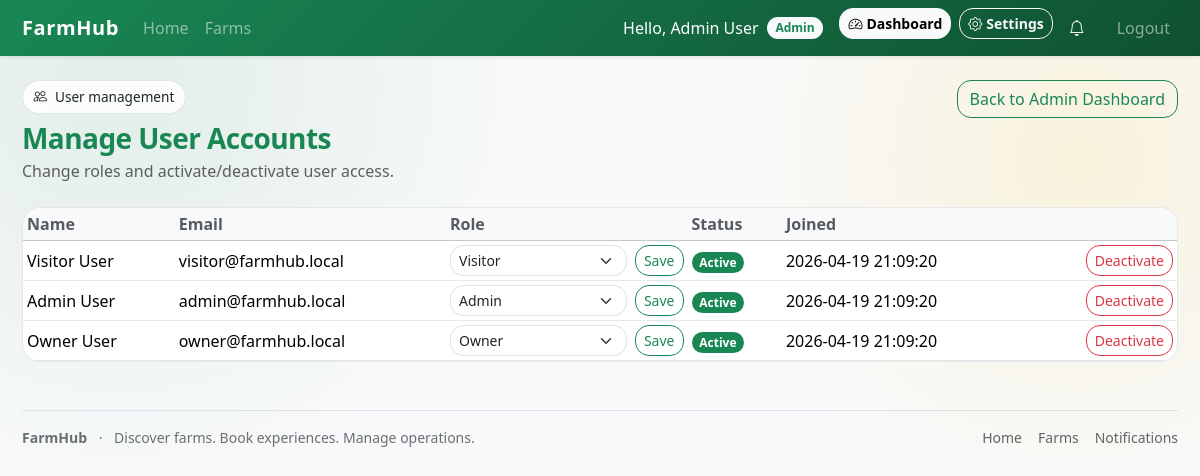
Screenshot of /public/admin/users (signed in) with the database file from the repository.
### tables this page shows
CREATE TABLE IF NOT EXISTS users (
  id INT UNSIGNED AUTO_INCREMENT PRIMARY KEY,
  name VARCHAR(100) NOT NULL,
  email VARCHAR(191) NOT NULL UNIQUE,
  password VARCHAR(255) NOT NULL,
  role_id INT UNSIGNED NOT NULL DEFAULT 1,
  is_active TINYINT(1) NOT NULL DEFAULT 1,
  created_at TIMESTAMP NOT NULL DEFAULT CURRENT_TIMESTAMP
);

### app/controllers/AdminUserController.php (called while the page is built, shortened)
<?php
class AdminUserController extends BaseController
{
    public function index(): void
    {
        $userModel = new User();
        $users = $userModel->getAllWithRoles();
        $this->view('admin/users/index', ['users' => $users]);
    }
}

### core/Router.php (called while the page is built, shortened)
<?php
class Router
{
    private array $routes = [
        'GET' => [],
        'POST' => [],
    ];
    public function get(string $path, string $handler): void
    {
        $this->routes['GET'][$this->normalize($path)] = $handler;
    }
    public function post(string $path, string $handler): void
    {
        $this->routes['POST'][$this->normalize($path)] = $handler;
    }
    public function dispatch(string $uri, string $method): void
    {
        $rawPath = parse_url($uri, PHP_URL_PATH) ?? '/';
        $publicPos = strrpos($rawPath, '/public');
        if ($publicPos !== false) {
            $path = substr($rawPath, $publicPos + strlen('/public'));
        } else {
            $path = $rawPath;
        }
        $path = $this->normalize($path);
        $method = strtoupper($method);
        $handler = $this->routes[$method][$path] ?? null;
        [$controllerName, $action] = explode('@', $handler);
        $controller = new $controllerClass();
        $controller->$action();
    }
    private function normalize(string $path): string
    {
        $path = rtrim($path, '/');
        return $path === '' ? '/' : $path;
    }
}

### public/index.php (called while the page is built, shortened)
<?php
require_once dirname(__DIR__) . '/core/bootstrap.php';
$router = new Router();
$router->get('/', 'HomeController@index');
$router->get('/farms', 'FarmController@index');
$router->get('/farm/view', 'FarmController@show');
$router->post('/search/farms', 'FarmController@search');
$router->post('/favorite/toggle', 'FarmController@toggleFavorite');
$router->get('/visitor/favorites', 'FarmController@favorites');
$router->post('/review/submit', 'FarmController@submitReview');
$router->post('/review/delete', 'FarmController@deleteReview');
$router->post('/review/reply', 'FarmController@ownerReplyReview');
$router->post('/review/reply-delete', 'FarmController@ownerDeleteReply');
$router->post('/review/admin-delete', 'FarmController@adminDeleteReview');
$router->get('/login', 'AuthController@showLogin');
$router->post('/login', 'AuthController@login');
$router->get('/register', 'AuthController@showRegister');
$router->post('/register', 'AuthController@register');
$router->get('/logout', 'AuthController@logout');
$router->get('/booking/availability', 'BookingController@availability');
$router->post('/booking/create', 'BookingController@create');
$router->post('/booking/update-status', 'BookingController@updateStatus');
$router->post('/booking/cancel', 'BookingController@cancel');
$router->get('/dashboard/owner', 'OwnerDashboardController@index');
$router->get('/dashboard/owner/bookings', 'OwnerDashboardController@bookings');
$router->get('/dashboard/admin', 'AdminDashboardController@index');
$router->get('/dashboard/visitor', 'VisitorDashboardController@index');
$router->get('/visitor/bookings', 'VisitorDashboardController@bookings');
$router->get('/owner/farms', 'OwnerFarmController@index');
$router->get('/owner/farm/create', 'OwnerFarmController@create');
$router->post('/owner/farm/store', 'OwnerFarmController@store');
$router->get('/owner/farm/edit', 'OwnerFarmController@edit');
$router->post('/owner/farm/update', 'OwnerFarmController@update');
$router->post('/owner/farm/delete', 'OwnerFarmController@delete');
$router->post('/owner/farm/image/delete', 'OwnerFarmController@deleteImage');
$router->get('/owner/farm/activities', 'OwnerActivityController@index');
$router->get('/owner/farm/activity/create', 'OwnerActivityController@create');
$router->post('/owner/farm/activity/store', 'OwnerActivityController@store');
$router->get('/owner/farm/activity/edit', 'OwnerActivityController@edit');
$router->post('/owner/farm/activity/update', 'OwnerActivityController@update');
$router->post('/owner/farm/activity/delete', 'OwnerActivityController@delete');
$router->get('/owner/farm/schedules', 'OwnerScheduleController@index');
$router->get('/owner/farm/schedule/create', 'OwnerScheduleController@create');
$router->post('/owner/farm/schedule/store', 'OwnerScheduleController@store');
$router->get('/owner/farm/schedule/edit', 'OwnerScheduleController@edit');
$router->post('/owner/farm/schedule/update', 'OwnerScheduleController@update');
$router->post('/owner/farm/schedule/delete', 'OwnerScheduleController@delete');
$router->get('/notifications', 'NotificationController@index');
$router->post('/notifications/mark-read', 'NotificationController@markRead');
$router->get('/notifications/unread-count', 'NotificationController@unreadCount');
$router->get('/settings', 'SettingsController@index');
$router->post('/settings', 'SettingsController@update');
$router->get('/admin/farms', 'AdminFarmController@index');
$router->post('/admin/farms/update-status', 'AdminFarmController@updateStatus');
$router->get('/admin/users', 'AdminUserController@index');
$router->post('/admin/users/update-role', 'AdminUserController@updateRole');
$router->post('/admin/users/toggle-status', 'AdminUserController@toggleStatus');
$router->get('/admin/reports', 'AdminReportController@index');
$router->post('/admin/reports/generate', 'AdminReportController@generate');
$router->get('/admin/activity', 'AdminActivityController@index');
$router->get('/admin/alerts', 'AdminAlertController@index');
$router->dispatch($_SERVER['REQUEST_URI'], $_SERVER['REQUEST_METHOD']);

### core/helpers.php (called while the page is built, shortened)
<?php
function base_url(string $path = ''): string
{
    $scheme = (!empty($_SERVER['HTTPS']) && $_SERVER['HTTPS'] !== 'off') ? 'https' : 'http';
    $host = $_SERVER['HTTP_HOST'] ?? 'localhost';
    $base = rtrim(str_replace('/public', '', dirname($_SERVER['SCRIPT_NAME'] ?? '')), '/');
    return $scheme . '://' . $host . $base . '/public' . ($path ? '/' . ltrim($path, '/') : '');
}
function e(string $value): string
{
    return htmlspecialchars($value, ENT_QUOTES, 'UTF-8');
}

### core/bootstrap.php (called while the page is built, shortened)
<?php
spl_autoload_register(function (string $class): void {
    $prefixes = [
        'Core\\' => dirname(__DIR__) . '/core/',
        'Controllers\\' => dirname(__DIR__) . '/app/controllers/',
        'Models\\' => dirname(__DIR__) . '/app/models/',
    ];
    foreach ($prefixes as $prefix => $baseDir) {
        $len = strlen($prefix);
        if (strncmp($class, $prefix, $len) !== 0) {
            continue;
        }
        $relativeClass = substr($class, $len);
        $file = $baseDir . str_replace('\\', '/', $relativeClass) . '.php';
        if (file_exists($file)) {
            return;
        }
    }
});
require_once dirname(__DIR__) . '/core/helpers.php';

### config/database.php (called while the page is built, shortened)
<?php
return [
    'host' => 'localhost',
    'dbname' => 'farmhub',
    'user' => 'root',
    'password' => '',
];

### core/Database.php (called while the page is built, shortened)
<?php
class Database
{
    private static ?PDO $instance = null;
    public static function getInstance(): PDO
    {
        if (self::$instance === null) {
            $config = require dirname(__DIR__) . '/config/database.php';
            $dsn = sprintf(
                'mysql:host=%s;dbname=%s;charset=utf8mb4',
                $config['host'],
                $config['dbname']
            );
            try {
                self::$instance = new PDO($dsn, $config['user'], $config['password'], [
                    PDO::ATTR_ERRMODE => PDO::ERRMODE_EXCEPTION,
                    PDO::ATTR_DEFAULT_FETCH_MODE => PDO::FETCH_ASSOC,
                    PDO::ATTR_EMULATE_PREPARES => false,
                ]);
            } catch (PDOException $e) {
                error_log('Database connection error: ' . $e->getMessage());
                http_response_code(500);
                echo 'Database connection error.';
                exit;
            }
        }
        return self::$instance;
    }
}

### core/BaseModel.php (called while the page is built, shortened)
<?php
abstract class BaseModel
{
    public function __construct()
    {
        $this->db = Database::getInstance();
    }
}

### app/models/User.php (called while the page is built, shortened)
<?php
class User extends BaseModel
{
    private function hasIsActiveColumn(): bool
    {
        $stmt = $this->db->prepare("SHOW COLUMNS FROM users LIKE 'is_active'");
        $stmt->execute();
        $row = $stmt->fetch(PDO::FETCH_ASSOC);
        $this->hasIsActiveColumn = (bool)$row;
        return $this->hasIsActiveColumn;
    }
    public function getAllWithRoles(): array
    {
        if ($this->hasIsActiveColumn()) {
            $stmt = $this->db->query(
                'SELECT u.id, u.name, u.email, u.is_active, u.created_at, r.name AS role
                 FROM users u
                 JOIN roles r ON u.role_id = r.id
                 ORDER BY u.created_at DESC'
            );
        }
        return $stmt->fetchAll(PDO::FETCH_ASSOC);
    }
}

### app/views/admin/users/index.php (the view, shortened to what this page needs)
<div class="d-flex justify-content-between align-items-start flex-wrap gap-3 mb-4">
    <div>
        <div class="fh-chip d-inline-flex align-items-center gap-2 mb-2">
            <i class="bi bi-people"></i>
            <span>User management</span>
        </div>
        <h1 class="h3 fw-bold text-success fh-section-title mb-1">Manage User Accounts</h1>
        <p class="fh-muted mb-0">Change roles and activate/deactivate user access.</p>
    </div>
    <a class="btn btn-outline-success" href="<?= e(base_url('dashboard/admin')) ?>">Back to Admin Dashboard</a>
</div>
<?php if (!empty($users)): ?>
    <div class="table-responsive">
        <table class="table table-sm align-middle mb-0">
            <thead class="table-light">
            <tr>
                <th>Name</th>
                <th>Email</th>
                <th>Role</th>
                <th>Status</th>
                <th>Joined</th>
                <th></th>
            </tr>
            </thead>
            <tbody>
            <?php foreach ($users as $u): ?>
                <?php $isActive = ((int)$u['is_active'] === 1); ?>
                <tr>
                    <td><?= e((string)$u['name']) ?></td>
                    <td><?= e((string)$u['email']) ?></td>
                    <td>
                        <form method="post" action="<?= e(base_url('admin/users/update-role')) ?>" class="d-flex gap-2">
                            <select name="role" class="form-select form-select-sm">
                                <?php foreach (['visitor', 'owner', 'admin'] as $role): ?>
                                    <option value="<?= e($role) ?>" <?= $u['role'] === $role ? 'selected' : '' ?>>
                                        <?= e(ucfirst($role)) ?>
                                    </option>
                                <?php endforeach; ?>
                            </select>
                            <button type="submit" class="btn btn-outline-success btn-sm">Save</button>
                        </form>
                    </td>
                    <td>
                        <?php if ($isActive): ?>
                            <span class="badge text-bg-success">Active</span>
                        <?php else: ?>
                            <span class="badge text-bg-secondary">Inactive</span>
                        <?php endif; ?>
                    </td>
                    <td><?= e((string)$u['created_at']) ?></td>
                    <td class="text-end">
                        <form method="post" action="<?= e(base_url('admin/users/toggle-status')) ?>">
                            <button class="btn btn-sm <?= $isActive ? 'btn-outline-danger' : 'btn-outline-primary' ?>" type="submit">
                                <?= $isActive ? 'Deactivate' : 'Activate' ?>
                            </button>
                        </form>
                    </td>
                </tr>
            <?php endforeach; ?>
            </tbody>
        </table>
    </div>
<?php else: ?>
    <div class="fh-card-soft p-4">No users found.</div>
<?php endif; ?>

### rows the page displays
users: name "Visitor User", email "visitor@farmhub.local", is_active "Active", created_at "2026-04-19 21:09:20"
users: name "Admin User", email "admin@farmhub.local", is_active "Active", created_at "2026-04-19 21:09:20"
users: name "Owner User", email "owner@farmhub.local", is_active "Active", created_at "2026-04-19 21:09:20"

### other values shown
$_SESSION['user']['name'] "Admin User"
$role "Admin"
form field role "Visitor"
form field role "Admin"
form field role "Owner"
